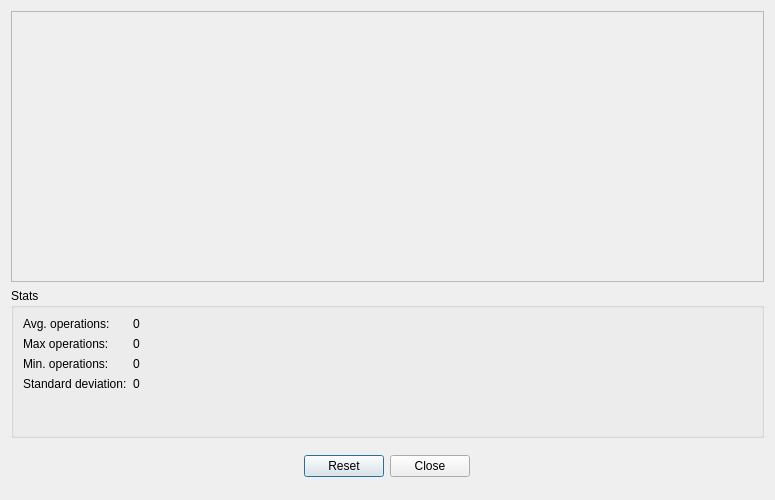
<?xml version="1.0" encoding="UTF-8"?>
<ui version="4.0">
 <class>arduino_performance_test</class>
 <widget class="QDialog" name="arduino_performance_test">
  <property name="geometry">
   <rect>
    <x>0</x>
    <y>0</y>
    <width>775</width>
    <height>500</height>
   </rect>
  </property>
  <property name="maximumSize">
   <size>
    <width>16777215</width>
    <height>16777215</height>
   </size>
  </property>
  <property name="windowTitle">
   <string>Dialog</string>
  </property>
  <layout class="QVBoxLayout" name="verticalLayout">
   <item>
    <widget class="QFrame" name="graph_base">
     <property name="frameShape">
      <enum>QFrame::StyledPanel</enum>
     </property>
     <property name="frameShadow">
      <enum>QFrame::Raised</enum>
     </property>
    </widget>
   </item>
   <item>
    <widget class="QGroupBox" name="groupBox">
     <property name="maximumSize">
      <size>
       <width>16777215</width>
       <height>150</height>
      </size>
     </property>
     <property name="autoFillBackground">
      <bool>false</bool>
     </property>
     <property name="title">
      <string>Stats</string>
     </property>
     <layout class="QFormLayout" name="formLayout">
      <item row="0" column="0">
       <widget class="QLabel" name="avg_op">
        <property name="text">
         <string>Avg. operations:</string>
        </property>
       </widget>
      </item>
      <item row="5" column="0">
       <widget class="QLabel" name="std_dev">
        <property name="text">
         <string>Standard deviation:</string>
        </property>
       </widget>
      </item>
      <item row="3" column="0">
       <widget class="QLabel" name="min_op">
        <property name="text">
         <string>Min. operations:</string>
        </property>
       </widget>
      </item>
      <item row="2" column="0">
       <widget class="QLabel" name="max_op">
        <property name="text">
         <string>Max operations:</string>
        </property>
       </widget>
      </item>
      <item row="5" column="1">
       <widget class="QLabel" name="std_dev_value">
        <property name="text">
         <string>0</string>
        </property>
       </widget>
      </item>
      <item row="3" column="1">
       <widget class="QLabel" name="min_op_value">
        <property name="text">
         <string>0</string>
        </property>
       </widget>
      </item>
      <item row="2" column="1">
       <widget class="QLabel" name="max_op_value">
        <property name="text">
         <string>0</string>
        </property>
       </widget>
      </item>
      <item row="0" column="1">
       <widget class="QLabel" name="avg_op_value">
        <property name="text">
         <string>0</string>
        </property>
       </widget>
      </item>
     </layout>
    </widget>
   </item>
   <item alignment="Qt::AlignHCenter">
    <widget class="QFrame" name="frame">
     <property name="maximumSize">
      <size>
       <width>16777215</width>
       <height>45</height>
      </size>
     </property>
     <property name="frameShape">
      <enum>QFrame::NoFrame</enum>
     </property>
     <property name="frameShadow">
      <enum>QFrame::Raised</enum>
     </property>
     <layout class="QHBoxLayout" name="horizontalLayout">
      <item>
       <widget class="QPushButton" name="resetButton">
        <property name="text">
         <string>Reset</string>
        </property>
       </widget>
      </item>
      <item>
       <widget class="QPushButton" name="closeButton">
        <property name="text">
         <string>Close</string>
        </property>
       </widget>
      </item>
     </layout>
    </widget>
   </item>
  </layout>
 </widget>
 <resources/>
 <connections>
  <connection>
   <sender>resetButton</sender>
   <signal>clicked()</signal>
   <receiver>arduino_performance_test</receiver>
   <slot>on_bench_reset()</slot>
   <hints>
    <hint type="sourcelabel">
     <x>352</x>
     <y>472</y>
    </hint>
    <hint type="destinationlabel">
     <x>746</x>
     <y>450</y>
    </hint>
   </hints>
  </connection>
  <connection>
   <sender>closeButton</sender>
   <signal>clicked()</signal>
   <receiver>arduino_performance_test</receiver>
   <slot>on_close()</slot>
   <hints>
    <hint type="sourcelabel">
     <x>443</x>
     <y>472</y>
    </hint>
    <hint type="destinationlabel">
     <x>706</x>
     <y>469</y>
    </hint>
   </hints>
  </connection>
 </connections>
 <slots>
  <slot>on_bench_reset()</slot>
  <slot>on_close()</slot>
 </slots>
</ui>
